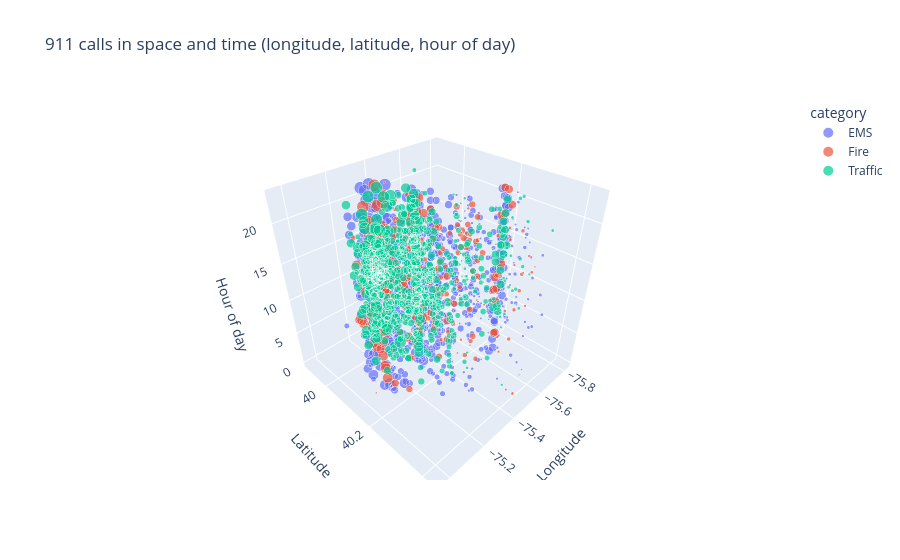

The notebook cell this image was saved under:
### Markdown cell above
# 6. 3D SCATTER PLOT

### Code cell
# WHAT: Make a 3D interactive scatter - longitude, latitude and hour of day.
# WHY: Rotation makes 3D readable - a spinnable cloud can reveal structure a flat map hides,
#      such as which parts of the county call at night.

print("\n6. 3D Scatter Plot: location plus time of day")
print("-" * 70)
fig = px.scatter_3d(df, x='lng', y='lat', z='hour', color='category',
                    size='twp_call_volume', hover_data=['twp', 'reason'],
                    title='911 calls in space and time (longitude, latitude, hour of day)',
                    labels={'lng': 'Longitude', 'lat': 'Latitude', 'hour': 'Hour of day'})
fig.write_html('15_3d_scatter.html')
fig.show()   # render it here in the notebook, not only in the saved file
print("✓ 3D scatter plot saved - drag to rotate, and look at the 02:00-05:00 layer")

### Figure 1 — Plotly figure (JSON) as saved in the notebook; plotly's stock layout.template omitted (floating-point values rounded to 4 significant figures; data arrays with more than 128 entries replaced by an {"elided": "..."} marker saying what was removed)
{"data": [{"customdata": {"elided": "1034x2 str values"}, "hovertemplate": "category=EMS<br>Longitude=%{x}<br>Latitude=%{y}<br>Hour of day=%{z}<br>twp_call_volume=%{marker.size}<br>twp=%{customdata[0]}<br>reason=%{customdata[1]}<extra></extra>", "legendgroup": "EMS", "marker": {"color": "#636efa", "size": {"elided": "1034 int values"}, "sizemode": "area", "sizeref": 5.255, "symbol": "circle"}, "mode": "markers", "name": "EMS", "scene": "scene", "showlegend": true, "type": "scatter3d", "x": {"elided": "1034 float values"}, "y": {"elided": "1034 float values"}, "z": {"elided": "1034 int values"}}, {"customdata": {"elided": "295x2 str values"}, "hovertemplate": "category=Fire<br>Longitude=%{x}<br>Latitude=%{y}<br>Hour of day=%{z}<br>twp_call_volume=%{marker.size}<br>twp=%{customdata[0]}<br>reason=%{customdata[1]}<extra></extra>", "legendgroup": "Fire", "marker": {"color": "#EF553B", "size": {"elided": "295 int values"}, "sizemode": "area", "sizeref": 5.255, "symbol": "circle"}, "mode": "markers", "name": "Fire", "scene": "scene", "showlegend": true, "type": "scatter3d", "x": {"elided": "295 float values"}, "y": {"elided": "295 float values"}, "z": {"elided": "295 int values"}}, {"customdata": {"elided": "671x2 str values"}, "hovertemplate": "category=Traffic<br>Longitude=%{x}<br>Latitude=%{y}<br>Hour of day=%{z}<br>twp_call_volume=%{marker.size}<br>twp=%{customdata[0]}<br>reason=%{customdata[1]}<extra></extra>", "legendgroup": "Traffic", "marker": {"color": "#00cc96", "size": {"elided": "671 int values"}, "sizemode": "area", "sizeref": 5.255, "symbol": "circle"}, "mode": "markers", "name": "Traffic", "scene": "scene", "showlegend": true, "type": "scatter3d", "x": {"elided": "671 float values"}, "y": {"elided": "671 float values"}, "z": {"elided": "671 int values"}}], "layout": {"legend": {"itemsizing": "constant", "title": {"text": "category"}, "tracegroupgap": 0}, "scene": {"domain": {"x": [0.0, 1.0], "y": [0.0, 1.0]}, "xaxis": {"title": {"text": "Longitude"}}, "yaxis": {"title": {"text": "Latitude"}}, "zaxis": {"title": {"text": "Hour of day"}}}, "title": {"text": "911 calls in space and time (longitude, latitude, hour of day)"}}}
